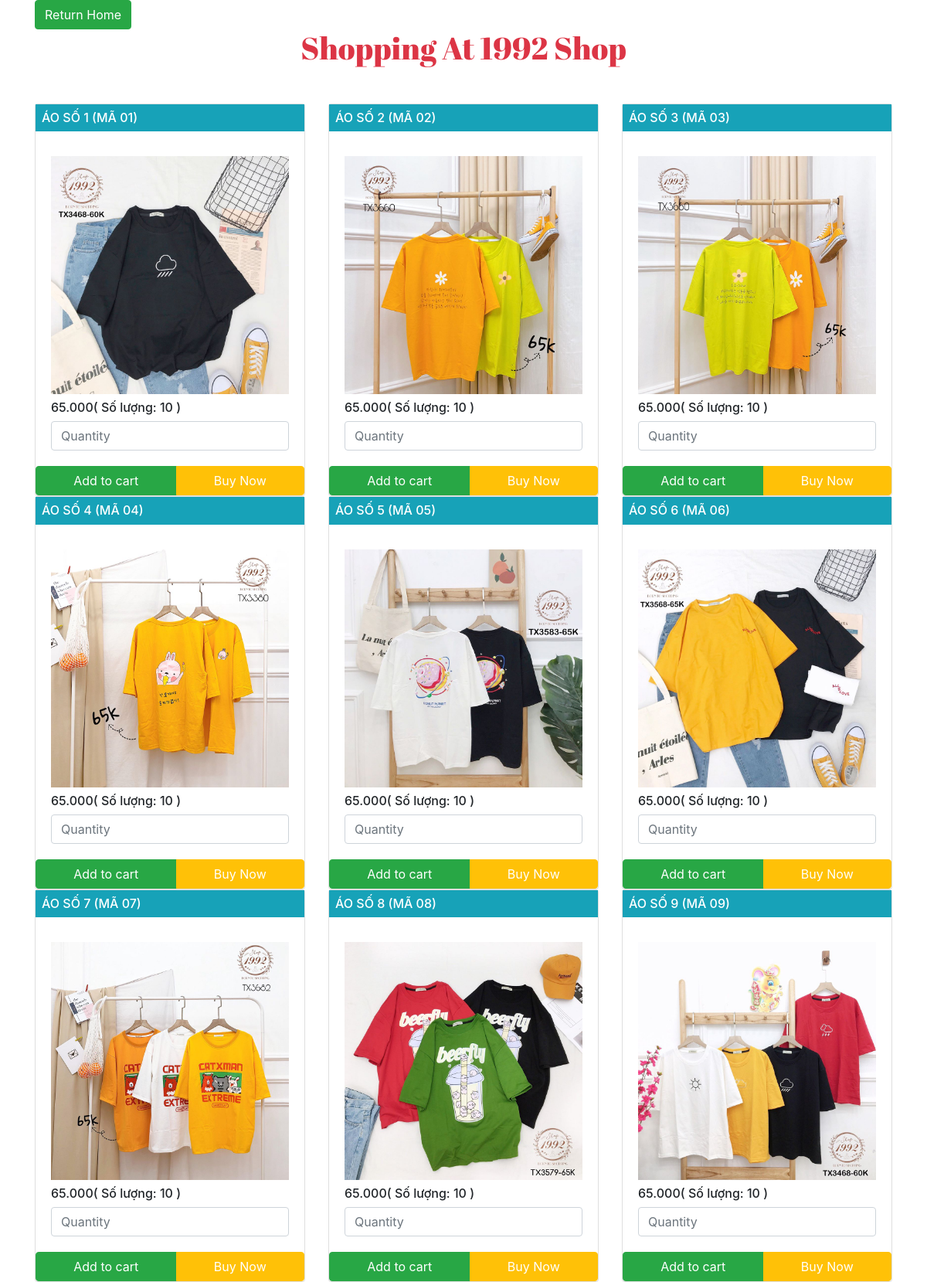
The app's page /shopping-craft.php with its own data.
### tables this page shows
CREATE TABLE `hanghoa` (
  `MSHH` varchar(5) NOT NULL,
  `TenHH` varchar(50) NOT NULL,
  `Gia` double(10,3) NOT NULL,
  `SoLuongHang` tinyint(4) NOT NULL,
  `MaNhom` varchar(5) NOT NULL,
  `Hinh` varchar(50) NOT NULL,
  `MoTaHH` varchar(200) DEFAULT NULL
);

### shopping-craft.php (the view, shortened to what this page needs)
<!DOCTYPE html>
<html>
<head>
	  <link rel="stylesheet" href="https://maxcdn.bootstrapcdn.com/bootstrap/4.1.3/css/bootstrap.min.css">
	  <link rel="stylesheet" href="https://cdnjs.cloudflare.com/ajax/libs/font-awesome/4.7.0/css/font-awesome.min.css">
</head>
<body class="container">
	<form action="index.php" method="post">
	<button type="submit" class="btn btn-success">Return Home </button>
	</form>
	<h1 class="text-center text-danger mb-5"
	style="font-family: 'Abril Fatface', cursive;">Shopping At 1992 Shop </h1>
	<div class="row">
	<?PHP
	$con = mysqli_connect('localhost','root');
	mysqli_select_db($con,'quanlybanhang');
	$query = " SELECT * FROM `hanghoa` order by MSHH ASC ";
	$queryfire = mysqli_query($con, $query);
	$num = mysqli_num_rows($queryfire);
	if($num > 0){
		while($product = mysqli_fetch_array($queryfire)){
			?>
		<div class="col-lg-4 col-md-3 col-sm-12">
			<form>
				<div class="card">
					<h6 class="card-title bg-info text-white p-2 text-uppercase"> <?php echo
					 $product['TenHH'];  ?> <span>(Mã <?php echo  $product['MaNhom']; ?>) </span>  </h6>
					<div class="card-body">
						 <img src="<?php echo
					 $product['Hinh'];  ?>" alt="phone" class="img-fluid mb-2" >
					 <h6> <?php echo $product['Gia']; ?><span>( Số lượng: <?php echo $product['SoLuongHang']; ?> ) </span> </h6>
					 <input type="text" name="" class="form-control" placeholder="Quantity">
					</div>
					<div class="btn-group d-flex">
						<button class="btn btn-success flex-fill"> Add to cart </button> <button class="btn btn-warning flex-fill text-white"> Buy Now </button>
					</div>
				</div>
			</form>
		</div>
	<?php
		}
	}
	?>
</body>
</html>

### records on screen
hanghoa: TenHH "ÁO SỐ 1", MaNhom "01", Hinh (picture), Gia "65.000", SoLuongHang "10"
hanghoa: TenHH "ÁO SỐ 2", MaNhom "02", Hinh (picture), Gia "65.000", SoLuongHang "10"
hanghoa: TenHH "ÁO SỐ 3", MaNhom "03", Hinh (picture), Gia "65.000", SoLuongHang "10"
hanghoa: TenHH "ÁO SỐ 4", MaNhom "04", Hinh (picture), Gia "65.000", SoLuongHang "10"
hanghoa: TenHH "ÁO SỐ 5", MaNhom "05", Hinh (picture), Gia "65.000", SoLuongHang "10"
hanghoa: TenHH "ÁO SỐ 6", MaNhom "06", Hinh (picture), Gia "65.000", SoLuongHang "10"
hanghoa: TenHH "ÁO SỐ 7", MaNhom "07", Hinh (picture), Gia "65.000", SoLuongHang "10"
hanghoa: TenHH "ÁO SỐ 8", MaNhom "08", Hinh (picture), Gia "65.000", SoLuongHang "10"
hanghoa: TenHH "ÁO SỐ 9", MaNhom "09", Hinh (picture), Gia "65.000", SoLuongHang "10"
